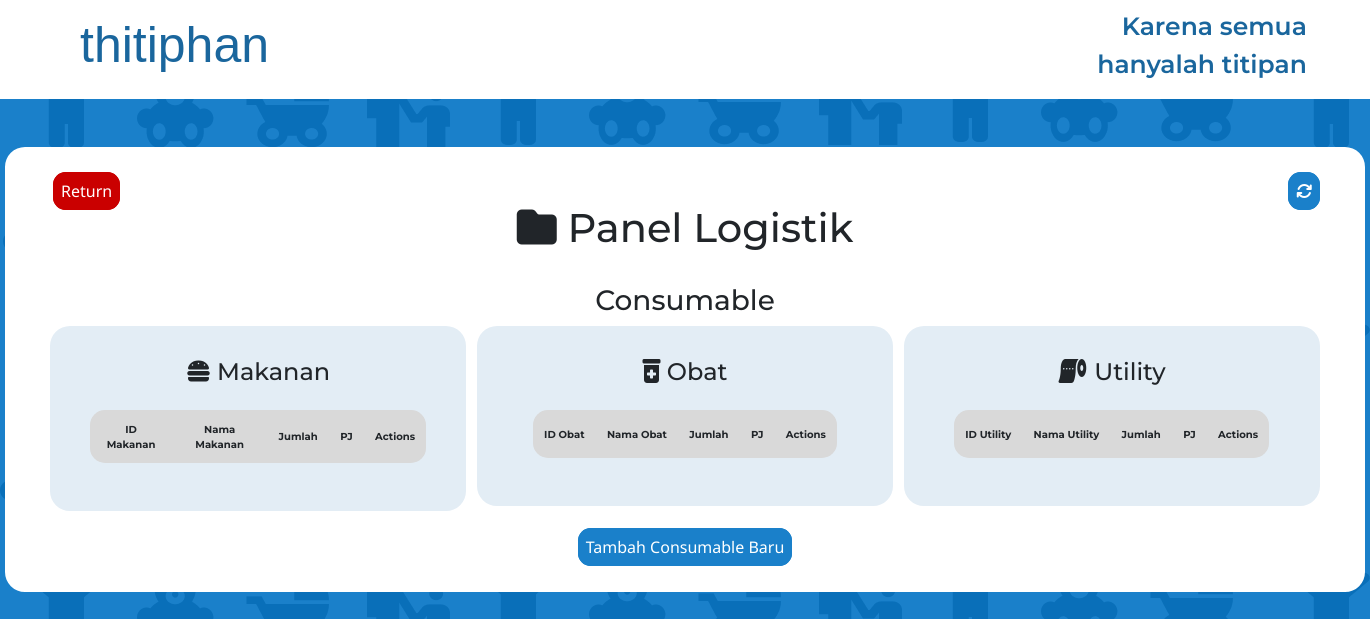
Page /logistics/ on the earlier database version.
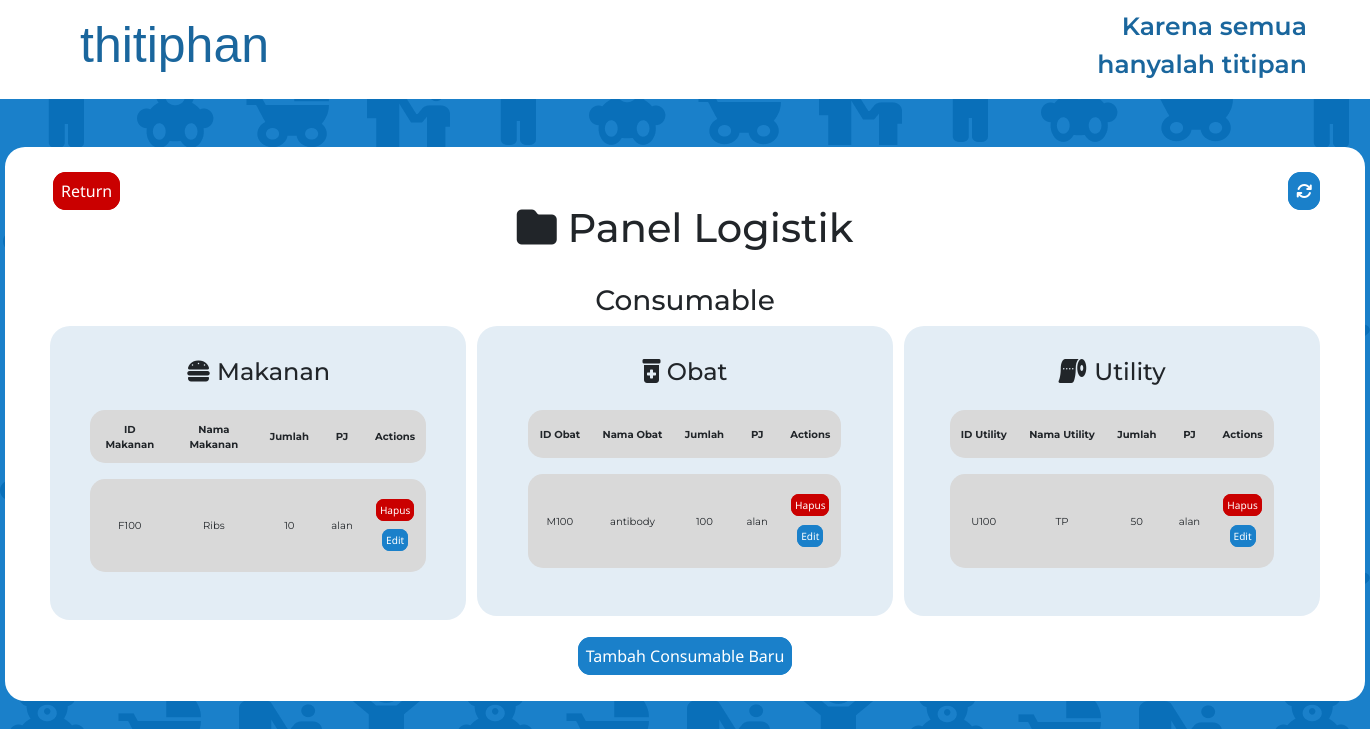
Same page on the later database version.
### myFirstApp/models.py (models this page shows)
class employee(models.Model):
    DP_DT = [("Pengasuh", "Pengasuh"), ("Logistik", "Logistik")]
    gender = [("P", "P"), ("L", "L")]
    employee_id = models.CharField(max_length=7, primary_key=True)
    employee_name = models.CharField(max_length=200)
    employee_birth = models.DateField()
    employee_gender = models.CharField(max_length=2, choices=gender)
    employee_address = models.TextField()
    employee_phone = models.CharField(max_length=14)
    employee_department = models.CharField(max_length=12, choices=DP_DT)

class consumable(models.Model):
    kind = [("Food", "Food"), ("Med", "Med"), ("Util", "Util")]
    con_id = models.CharField(max_length=7, primary_key=True)
    con_name = models.CharField(max_length=100)
    con_amt = models.CharField(max_length=100)
    con_kind = models.CharField(max_length=10, choices=kind)
    resp = models.ForeignKey(employee, null=True, on_delete=models.PROTECT)

### myFirstApp/views.py (the view)
# urls.py: path("logistics/", views.logistics, name="logistics"),
def logistics(request):
    fd_dt = consumable.objects.filter(con_kind = "Food")
    med_dt = consumable.objects.filter(con_kind = "Med")
    utl_dt = consumable.objects.filter(con_kind = "Util")
    tablef = []
    for i in fd_dt:
        employees = employee.objects.get(employee_id=i.resp_id)
        food = consumable.objects.get(con_id=i.con_id)
        foodarr = {
            'emps':employees,
            'foods': food,
        }
        tablef.append(foodarr)
    tablem = []
    for i in med_dt:
        employees = employee.objects.get(employee_id=i.resp_id)
        meds = consumable.objects.get(con_id=i.con_id)
        eqarr = {
            'emps':employees,
            'meds':meds,
        }
        tablem.append(eqarr)
    tableu = []
    for i in utl_dt:
        employees = employee.objects.get(employee_id=i.resp_id)
        utls = consumable.objects.get(con_id=i.con_id)
        sparr = {
            'emps': employees,
            'utils': utls,
        }
        tableu.append(sparr)
    frn_dt = nonconsumable.objects.filter(nocon_kind = "Furn")
    toy_dt = nonconsumable.objects.filter(nocon_kind = "Toy")
    tabler = []
    for i in frn_dt:
        employees = employee.objects.get(employee_id=i.resp_id)
        frns = nonconsumable.objects.get(nocon_id=i.nocon_id)
        frnarr = {
            'emps': employees,
            'furns': frns,
        }
        tabler.append(frnarr)
    tablet = []
    for i in toy_dt:
        employees = employee.objects.get(employee_id=i.resp_id)
        toys = nonconsumable.objects.get(nocon_id=i.nocon_id)
        toyarr = {
            'emps': employees,
            'toys': toys,
        }
        tablet.append(toyarr)
    context = {
        "med" : tablem,
        "util" : tableu,
        "food" : tablef,
        "furn" : tabler,
        "toy" : tablet,
    }
    return render(request, 'logistics.html', context)

### templates/logistics.html (shortened to what this page needs)
{% extends 'base.html' %}
{% load static %}
{% block css %}
    <link rel="stylesheet" href="{% static 'css/stylelog.css' %}">
{% endblock %}
{% block content %}
<nav>
    <ul>
        <li class="logo">thitiphan</li>
    </ul>
    <ul>
        <li class="moto"> Karena semua hanyalah titipan</li>
    </ul>
</nav>
<section id="tableall">
    <div class="logtop">
        <div class="linksl">
            <a  class="retbtn" href="/inner/">Return</a>
        </div>
        <div class="linksr">
            <a href="javascript:void(0)" onclick="swaptable()" class="spbtn">
                <i class="fa-solid fa-arrows-rotate"></i>
            </a>
        </div>
    </div>
    <h1><i class="fa-solid fa-folder"></i> Panel Logistik</h1>
    <br>
    <div id="inall" class="allin">
        <div class="cons">
            <h3>Consumable</h3>
            <div class="logpanel">
                <div class="logtable">
                    <h4><i class="fa-solid fa-burger"></i> Makanan</h4>
                    <table>
                        <tr>
                            <th>ID Makanan</th>
                            <th>Nama Makanan</th>
                            <th class="simp">Jumlah</th>
                            <th>PJ</th>
                            <th>Actions</th>
                        </tr>
                        {% for i in food %}
                        <tdr>
                            <td>{{i.foods.con_id}}</td>
                            <td>{{i.foods.con_name}}</td>
                            <td class="simp">{{i.foods.con_amt}}</td>
                            <td>{{i.emps.employee_name}}</td>
                            <td><a class="retbtn1" href="/deletecon/{{i.foods.con_id}}">Hapus</a> <br> <br> <a class="spbtn1" href = "/editcon/{{i.foods.con_id}}">Edit</a></td>
                        {% endfor %}
                    </table>
                </div>
                <div class="logtable">
                    <h4><i class="fa-solid fa-prescription-bottle-medical"></i> Obat</h4>
                    <table>
                        <tr>
                            <th>ID Obat</th>
                            <th>Nama Obat</th>
                            <th class="simp">Jumlah</th>
                            <th>PJ</th>
                            <th>Actions</th>
                        </tr>
                        {% for i in med %}
                        <tdr>
                            <td>{{i.meds.con_id}}</td>
                            <td>{{i.meds.con_name}}</td>
                            <td class="simp">{{i.meds.con_amt}}</td>
                            <td>{{i.emps.employee_name}}</td>
                            <td><a class="retbtn1" href="/deletecon/{{i.meds.con_id}}">Hapus</a> <br> <br> <a class="spbtn1" href = "/editcon/{{i.meds.con_id}}">Edit</a></td>
                        {% endfor %}
                    </table>
                </div>
                <div class="logtable">
                    <h4><i class="fa-solid fa-toilet-paper"></i> Utility</h4>
                    <table>
                        <tr>
                            <th>ID Utility</th>
                            <th>Nama Utility</th>
                            <th class="simp">Jumlah</th>
                            <th>PJ</th>
                            <th>Actions</th>
                        </tr>
                        {% for i in util %}
                        <tr>
                            <td>{{i.utils.con_id}}</td>
                            <td>{{i.utils.con_name}}</td>
                            <td class="simp">{{i.utils.con_amt}}</td>
                            <td>{{i.emps.employee_name}}</td>
                            <td class="spact"><a class="retbtn1" href="/deletesupp/{{i.utils.con_id}}">Hapus</a> <br> <br> <a class="spbtn1" href = "/editcon/{{i.utils.con_id}}">Edit</a></td>
                        </tr>
                        {% endfor %}
                    </table>
                </div>
            </div>
            <br>
            <a  class="spbtn" href="/add_con/">Tambah Consumable Baru</a>
        </div>
    </div>
</section>
{% endblock content %}

Differences in the rows shown:
added employee: foods.con_id "F100", foods.con_name "Ribs", foods.con_amt "10", emps.employee_name "alan", meds.con_id "M100", meds.con_name "antibody", meds.con_amt "100", utils.con_id "U100", utils.con_name "TP", utils.con_amt "50"
